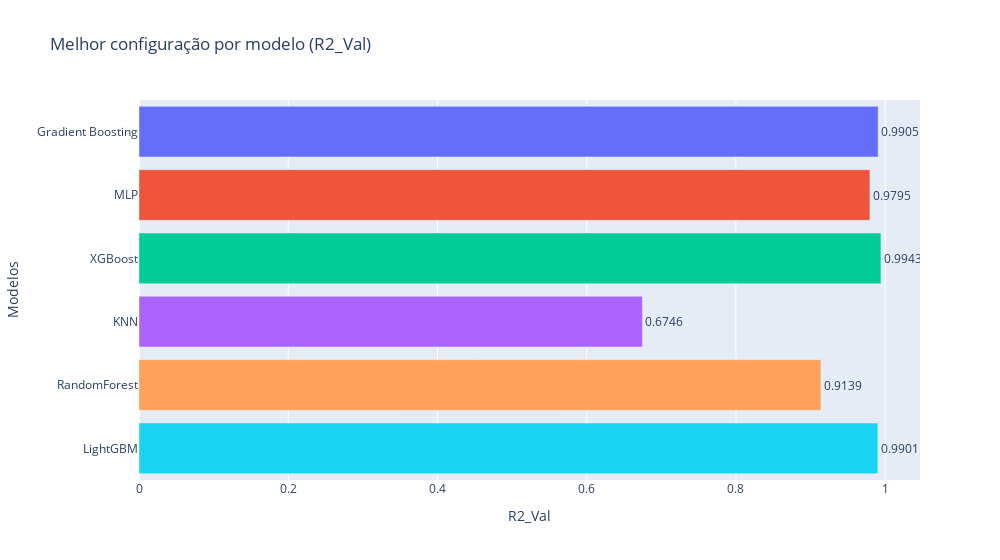
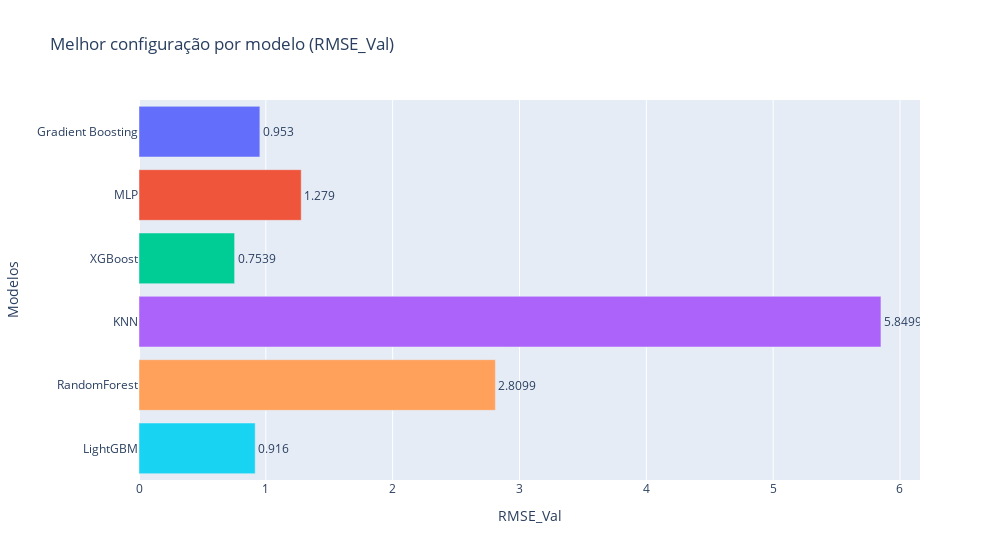
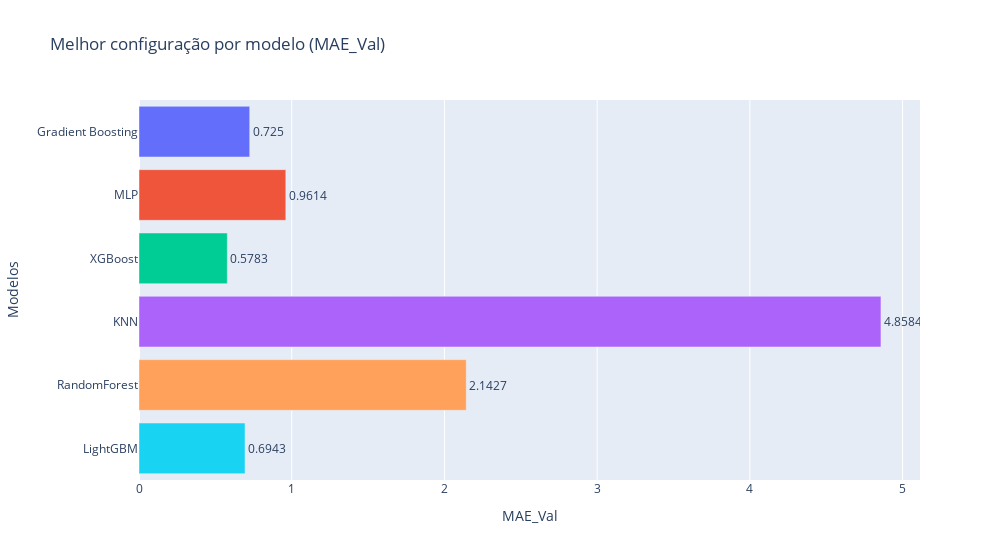

The notebook cell these images were saved under, in order:
### Code cell
# Comparar os modelos usando R²
plot_melhores_modelos('../data/models_results', metric='R2_Val')

# Comparar os modelos usando RMSE
plot_melhores_modelos('../data/models_results', metric='RMSE_Val')

# Comparar os modelos usando MAE
plot_melhores_modelos('../data/models_results', metric='MAE_Val')

### Figure 1 — Plotly figure (JSON) as saved in the notebook; plotly's stock layout.template omitted (floating-point values rounded to 4 significant figures)
{"data": [{"customdata": [["{'learning_rate': 0.1, 'max_depth': 3, 'n_estimators': 200}"]], "hovertemplate": "Modelo=%{y}<br>R2_Val=%{x}<br>text=%{text}<br>Config_Label=%{customdata[0]}<extra></extra>", "legendgroup": "Gradient Boosting", "marker": {"color": "#636efa", "pattern": {"shape": ""}}, "name": "Gradient Boosting", "orientation": "h", "showlegend": true, "text": [0.9905], "textposition": "outside", "type": "bar", "x": [0.9905], "xaxis": "x", "y": ["Gradient Boosting"], "yaxis": "y"}, {"customdata": [["{'activation': 'relu', 'hidden_layer_sizes': [100], 'learning_rate_init': 0.001}"]], "hovertemplate": "Modelo=%{y}<br>R2_Val=%{x}<br>text=%{text}<br>Config_Label=%{customdata[0]}<extra></extra>", "legendgroup": "MLP", "marker": {"color": "#EF553B", "pattern": {"shape": ""}}, "name": "MLP", "orientation": "h", "showlegend": true, "text": [0.9795], "textposition": "outside", "type": "bar", "x": [0.9795], "xaxis": "x", "y": ["MLP"], "yaxis": "y"}, {"customdata": [["{'colsample_bytree': 1.0, 'learning_rate': 0.1, 'max_depth': 3, 'n_estimators': 300, 'subsample': 0.8}"]], "hovertemplate": "Modelo=%{y}<br>R2_Val=%{x}<br>text=%{text}<br>Config_Label=%{customdata[0]}<extra></extra>", "legendgroup": "XGBoost", "marker": {"color": "#00cc96", "pattern": {"shape": ""}}, "name": "XGBoost", "orientation": "h", "showlegend": true, "text": [0.9943], "textposition": "outside", "type": "bar", "x": [0.9943], "xaxis": "x", "y": ["XGBoost"], "yaxis": "y"}, {"customdata": [["{'n_neighbors': 12, 'weights': 'distance'}"]], "hovertemplate": "Modelo=%{y}<br>R2_Val=%{x}<br>text=%{text}<br>Config_Label=%{customdata[0]}<extra></extra>", "legendgroup": "KNN", "marker": {"color": "#ab63fa", "pattern": {"shape": ""}}, "name": "KNN", "orientation": "h", "showlegend": true, "text": [0.6746], "textposition": "outside", "type": "bar", "x": [0.6746], "xaxis": "x", "y": ["KNN"], "yaxis": "y"}, {"customdata": [["{'max_depth': None, 'min_samples_split': 2, 'n_estimators': 100}"]], "hovertemplate": "Modelo=%{y}<br>R2_Val=%{x}<br>text=%{text}<br>Config_Label=%{customdata[0]}<extra></extra>", "legendgroup": "RandomForest", "marker": {"color": "#FFA15A", "pattern": {"shape": ""}}, "name": "RandomForest", "orientation": "h", "showlegend": true, "text": [0.9139], "textposition": "outside", "type": "bar", "x": [0.9139], "xaxis": "x", "y": ["RandomForest"], "yaxis": "y"}, {"customdata": [["{'learning_rate': 0.1, 'max_depth': 5, 'n_estimators': 300, 'num_leaves': 50}"]], "hovertemplate": "Modelo=%{y}<br>R2_Val=%{x}<br>text=%{text}<br>Config_Label=%{customdata[0]}<extra></extra>", "legendgroup": "LightGBM", "marker": {"color": "#19d3f3", "pattern": {"shape": ""}}, "name": "LightGBM", "orientation": "h", "showlegend": true, "text": [0.9901], "textposition": "outside", "type": "bar", "x": [0.9901], "xaxis": "x", "y": ["LightGBM"], "yaxis": "y"}], "layout": {"barmode": "relative", "legend": {"title": {"text": "Modelo"}, "tracegroupgap": 0}, "showlegend": false, "title": {"text": "Melhor configuração por modelo (R2_Val)"}, "width": 1000, "xaxis": {"anchor": "y", "domain": [0, 1], "title": {"text": "R2_Val"}}, "yaxis": {"anchor": "x", "categoryarray": ["LightGBM", "RandomForest", "KNN", "XGBoost", "MLP", "Gradient Boosting"], "categoryorder": "array", "domain": [0, 1], "title": {"text": "Modelos"}}}}

### Figure 2 — Plotly figure (JSON) as saved in the notebook; plotly's stock layout.template omitted (floating-point values rounded to 4 significant figures)
{"data": [{"customdata": [["{'learning_rate': 0.1, 'max_depth': 5, 'n_estimators': 200}"]], "hovertemplate": "Modelo=%{y}<br>RMSE_Val=%{x}<br>text=%{text}<br>Config_Label=%{customdata[0]}<extra></extra>", "legendgroup": "Gradient Boosting", "marker": {"color": "#636efa", "pattern": {"shape": ""}}, "name": "Gradient Boosting", "orientation": "h", "showlegend": true, "text": [0.953], "textposition": "outside", "type": "bar", "x": [0.953], "xaxis": "x", "y": ["Gradient Boosting"], "yaxis": "y"}, {"customdata": [["{'activation': 'tanh', 'hidden_layer_sizes': [25, 50], 'learning_rate_init': 0.001}"]], "hovertemplate": "Modelo=%{y}<br>RMSE_Val=%{x}<br>text=%{text}<br>Config_Label=%{customdata[0]}<extra></extra>", "legendgroup": "MLP", "marker": {"color": "#EF553B", "pattern": {"shape": ""}}, "name": "MLP", "orientation": "h", "showlegend": true, "text": [1.279], "textposition": "outside", "type": "bar", "x": [1.279], "xaxis": "x", "y": ["MLP"], "yaxis": "y"}, {"customdata": [["{'colsample_bytree': 0.8, 'learning_rate': 0.1, 'max_depth': 3, 'n_estimators': 300, 'subsample': 0.8}"]], "hovertemplate": "Modelo=%{y}<br>RMSE_Val=%{x}<br>text=%{text}<br>Config_Label=%{customdata[0]}<extra></extra>", "legendgroup": "XGBoost", "marker": {"color": "#00cc96", "pattern": {"shape": ""}}, "name": "XGBoost", "orientation": "h", "showlegend": true, "text": [0.7539], "textposition": "outside", "type": "bar", "x": [0.7539], "xaxis": "x", "y": ["XGBoost"], "yaxis": "y"}, {"customdata": [["{'n_neighbors': 15, 'weights': 'distance'}"]], "hovertemplate": "Modelo=%{y}<br>RMSE_Val=%{x}<br>text=%{text}<br>Config_Label=%{customdata[0]}<extra></extra>", "legendgroup": "KNN", "marker": {"color": "#ab63fa", "pattern": {"shape": ""}}, "name": "KNN", "orientation": "h", "showlegend": true, "text": [5.85], "textposition": "outside", "type": "bar", "x": [5.85], "xaxis": "x", "y": ["KNN"], "yaxis": "y"}, {"customdata": [["{'max_depth': None, 'min_samples_split': 2, 'n_estimators': 100}"]], "hovertemplate": "Modelo=%{y}<br>RMSE_Val=%{x}<br>text=%{text}<br>Config_Label=%{customdata[0]}<extra></extra>", "legendgroup": "RandomForest", "marker": {"color": "#FFA15A", "pattern": {"shape": ""}}, "name": "RandomForest", "orientation": "h", "showlegend": true, "text": [2.81], "textposition": "outside", "type": "bar", "x": [2.81], "xaxis": "x", "y": ["RandomForest"], "yaxis": "y"}, {"customdata": [["{'learning_rate': 0.1, 'max_depth': 5, 'n_estimators': 300, 'num_leaves': 31}"]], "hovertemplate": "Modelo=%{y}<br>RMSE_Val=%{x}<br>text=%{text}<br>Config_Label=%{customdata[0]}<extra></extra>", "legendgroup": "LightGBM", "marker": {"color": "#19d3f3", "pattern": {"shape": ""}}, "name": "LightGBM", "orientation": "h", "showlegend": true, "text": [0.916], "textposition": "outside", "type": "bar", "x": [0.916], "xaxis": "x", "y": ["LightGBM"], "yaxis": "y"}], "layout": {"barmode": "relative", "legend": {"title": {"text": "Modelo"}, "tracegroupgap": 0}, "showlegend": false, "title": {"text": "Melhor configuração por modelo (RMSE_Val)"}, "width": 1000, "xaxis": {"anchor": "y", "domain": [0, 1], "title": {"text": "RMSE_Val"}}, "yaxis": {"anchor": "x", "categoryarray": ["LightGBM", "RandomForest", "KNN", "XGBoost", "MLP", "Gradient Boosting"], "categoryorder": "array", "domain": [0, 1], "title": {"text": "Modelos"}}}}

### Figure 3 — Plotly figure (JSON) as saved in the notebook; plotly's stock layout.template omitted (floating-point values rounded to 4 significant figures)
{"data": [{"customdata": [["{'learning_rate': 0.1, 'max_depth': 3, 'n_estimators': 200}"]], "hovertemplate": "Modelo=%{y}<br>MAE_Val=%{x}<br>text=%{text}<br>Config_Label=%{customdata[0]}<extra></extra>", "legendgroup": "Gradient Boosting", "marker": {"color": "#636efa", "pattern": {"shape": ""}}, "name": "Gradient Boosting", "orientation": "h", "showlegend": true, "text": [0.725], "textposition": "outside", "type": "bar", "x": [0.725], "xaxis": "x", "y": ["Gradient Boosting"], "yaxis": "y"}, {"customdata": [["{'activation': 'tanh', 'hidden_layer_sizes': [25, 50], 'learning_rate_init': 0.001}"]], "hovertemplate": "Modelo=%{y}<br>MAE_Val=%{x}<br>text=%{text}<br>Config_Label=%{customdata[0]}<extra></extra>", "legendgroup": "MLP", "marker": {"color": "#EF553B", "pattern": {"shape": ""}}, "name": "MLP", "orientation": "h", "showlegend": true, "text": [0.9614], "textposition": "outside", "type": "bar", "x": [0.9614], "xaxis": "x", "y": ["MLP"], "yaxis": "y"}, {"customdata": [["{'colsample_bytree': 0.8, 'learning_rate': 0.1, 'max_depth': 3, 'n_estimators': 300, 'subsample': 0.8}"]], "hovertemplate": "Modelo=%{y}<br>MAE_Val=%{x}<br>text=%{text}<br>Config_Label=%{customdata[0]}<extra></extra>", "legendgroup": "XGBoost", "marker": {"color": "#00cc96", "pattern": {"shape": ""}}, "name": "XGBoost", "orientation": "h", "showlegend": true, "text": [0.5783], "textposition": "outside", "type": "bar", "x": [0.5783], "xaxis": "x", "y": ["XGBoost"], "yaxis": "y"}, {"customdata": [["{'n_neighbors': 10, 'weights': 'distance'}"]], "hovertemplate": "Modelo=%{y}<br>MAE_Val=%{x}<br>text=%{text}<br>Config_Label=%{customdata[0]}<extra></extra>", "legendgroup": "KNN", "marker": {"color": "#ab63fa", "pattern": {"shape": ""}}, "name": "KNN", "orientation": "h", "showlegend": true, "text": [4.858], "textposition": "outside", "type": "bar", "x": [4.858], "xaxis": "x", "y": ["KNN"], "yaxis": "y"}, {"customdata": [["{'max_depth': None, 'min_samples_split': 2, 'n_estimators': 100}"]], "hovertemplate": "Modelo=%{y}<br>MAE_Val=%{x}<br>text=%{text}<br>Config_Label=%{customdata[0]}<extra></extra>", "legendgroup": "RandomForest", "marker": {"color": "#FFA15A", "pattern": {"shape": ""}}, "name": "RandomForest", "orientation": "h", "showlegend": true, "text": [2.143], "textposition": "outside", "type": "bar", "x": [2.143], "xaxis": "x", "y": ["RandomForest"], "yaxis": "y"}, {"customdata": [["{'learning_rate': 0.1, 'max_depth': 5, 'n_estimators': 300, 'num_leaves': 31}"]], "hovertemplate": "Modelo=%{y}<br>MAE_Val=%{x}<br>text=%{text}<br>Config_Label=%{customdata[0]}<extra></extra>", "legendgroup": "LightGBM", "marker": {"color": "#19d3f3", "pattern": {"shape": ""}}, "name": "LightGBM", "orientation": "h", "showlegend": true, "text": [0.6943], "textposition": "outside", "type": "bar", "x": [0.6943], "xaxis": "x", "y": ["LightGBM"], "yaxis": "y"}], "layout": {"barmode": "relative", "legend": {"title": {"text": "Modelo"}, "tracegroupgap": 0}, "showlegend": false, "title": {"text": "Melhor configuração por modelo (MAE_Val)"}, "width": 1000, "xaxis": {"anchor": "y", "domain": [0, 1], "title": {"text": "MAE_Val"}}, "yaxis": {"anchor": "x", "categoryarray": ["LightGBM", "RandomForest", "KNN", "XGBoost", "MLP", "Gradient Boosting"], "categoryorder": "array", "domain": [0, 1], "title": {"text": "Modelos"}}}}
